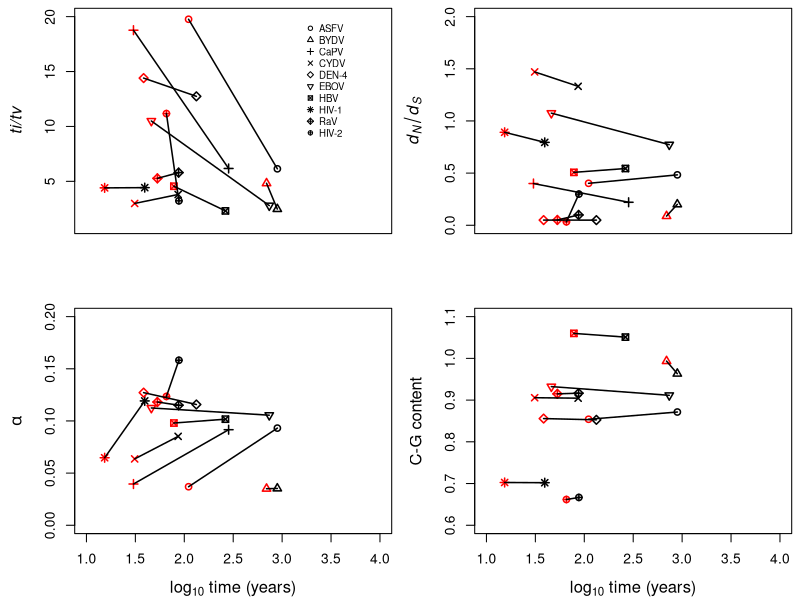

Recreate this plot in R.
raw_dat <- read.table('restuls_test.txt', as.is = T)

# Plot titv:

comp_dat <- raw_dat[grep('COMPLETE', raw_dat$V1), c(1, 2, 12, 5, 6, 13, 14, 15, 16)]
comp_dat$V1 <- gsub('COMPLETE', '', comp_dat$V1)
names_data <- gsub('[.]fasta', '', raw_dat$V1[-grep('COMPLETE|boot', raw_dat$V1)])

pruned_dat <- raw_dat[-(grep('boot|COMPLETE', raw_dat$V1)), c(1, 2, 12, 5, 6, 13, 14, 15, 16)]

combine_dat <- merge(x = comp_dat, y = pruned_dat, by.x = 1, by.y = 1)

gccont <- cbind(cg.x = ((combine_dat$V14.x + combine_dat$V15.x) / (combine_dat$V13.x + combine_dat$V16.x)), cg.y = ((combine_dat$V14.y + combine_dat$V15.y) / (combine_dat$V13.y + combine_dat$V16.y)))

combine_dat <- cbind(combine_dat, gccont)

# TITV
pdf('Fig1.pdf', useDingbats = F, paper = 'a4')
par(mfrow = c(2, 2))
par(mar = c(4, 4.5, 0.5, 0.5))
plot(log10(combine_dat$V12.x), combine_dat$V2.x, pch = 1:10, col = 'black', ylim = c(1, 20), xlim = c(1, 4), lwd = 1.5  , ylab = expression(italic('ti/tv')) , xlab = '', xaxt = 'n', cex.lab = 1.2)#, xlab = expression(paste(log[10], ' time (years)')))
points(log10(combine_dat$V12.y), combine_dat$V2.y, pch = 1:10, col = 'red', lwd = 1.5)
legend(x = 3.2, y = 20, legend = c('ASFV', 'BYDV', 'CaPV', 'CYDV', 'DEN-4', 'EBOV', 'HBV', 'HIV-1', 'RaV', 'HIV-2' ), bty = 'n', cex = 0.7, pch = 1:10)

#legend(x = 2.8, y = 20, legend = gsub('[.]fasta', '', combine_dat$V1), bty = 'n', cex = 0.7, pch = 1:10)

for(i in 1:nrow(combine_dat)){
lines(x = c(log10(combine_dat$V12.x[i]), log10(combine_dat$V12.y[i])), y = c(combine_dat$V2.x[i], combine_dat$V2.y[i]), lwd = 1.5)
}

# dnds
plot(log10(combine_dat$V12.x), combine_dat$V5.x, pch = 1:10, col = 'black', ylim = c(0, 2), xlim = c(1, 4), lwd = 1.5, ylab = expression(italic(d[N]/d[S])) , xlab = '', xaxt = 'n', cex.lab = 1.2)#, xlab = expression(paste(log[10], ' time (years)')))
points(log10(combine_dat$V12.y), combine_dat$V5.y, pch = 1:10, col = 'red', lwd = 1.5)

for(i in 1:nrow(combine_dat)){
lines(x = c(log10(combine_dat$V12.x[i]), log10(combine_dat$V12.y[i])), y = c(combine_dat$V5.x[i], combine_dat$V5.y[i]), lwd = 1.5)
}

# alpha
plot(log10(combine_dat$V12.x), combine_dat$V6.x, pch = 1:10, col = 'black', ylim = c(0, 0.2), xlim = c(1, 4), lwd = 1.5, ylab = expression(alpha), xlab = expression(paste(log[10], ' time (years)')) , cex.lab = 1.2)
points(log10(combine_dat$V12.y), combine_dat$V6.y, pch = 1:10, col = 'red', lwd = 1.5)

for(i in 1:nrow(combine_dat)){
lines(x = c(log10(combine_dat$V12.x[i]), log10(combine_dat$V12.y[i])), y = c(combine_dat$V6.x[i], combine_dat$V6.y[i]), lwd = 1.5)
}

# GC cont
plot(log10(combine_dat$V12.x), combine_dat$cg.x, pch = 1:10, col = 'black', ylim = c(0.6, 1.1), xlim = c(1, 4), lwd = 1.5, ylab = 'C-G content', xlab = expression(paste(log[10], ' time (years)')), , cex.lab = 1.2)
points(log10(combine_dat$V12.y), combine_dat$cg.y, pch = 1:10, col = 'red', lwd = 1.5)

for(i in 1:nrow(combine_dat)){
lines(x = c(log10(combine_dat$V12.x[i]), log10(combine_dat$V12.y[i])), y = c(combine_dat$cg.x[i], combine_dat$cg.y[i]), lwd = 1.5)
}

dev.off()







if(F){
# TITV
par(mfrow = c(2, 1))
plot((combine_dat$V12.x), combine_dat$V2.x, pch = 1:10, col = 'black', ylim = c(1, 25), xlim = c(1, 1000))
points((combine_dat$V12.y), combine_dat$V2.y, pch = 1:10, col = 'red')

for(i in 1:nrow(combine_dat)){
lines(x = c((combine_dat$V12.x[i]), (combine_dat$V12.y[i])), y = c(combine_dat$V2.x[i], combine_dat$V2.y[i]))
}

# dnds
plot((combine_dat$V12.x), combine_dat$V5.x, pch = 1:10, col = 'black', ylim = c(0, 5), xlim = c(1, 1000))
points((combine_dat$V12.y), combine_dat$V5.y, pch = 1:10, col = 'red')

for(i in 1:nrow(combine_dat)){
lines(x = c((combine_dat$V12.x[i]), (combine_dat$V12.y[i])), y = c(combine_dat$V5.x[i], combine_dat$V5.y[i]))
}
}
